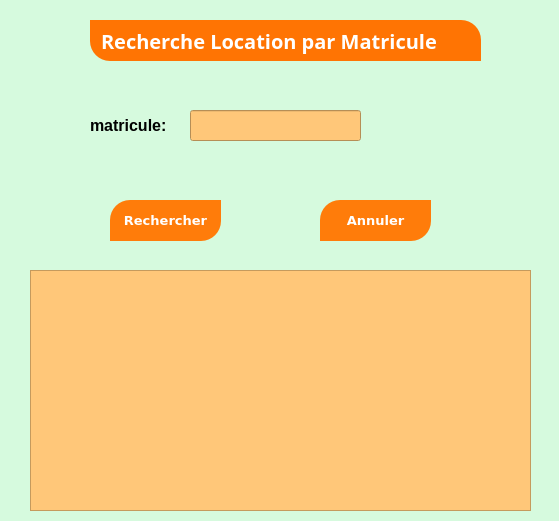
<?xml version="1.0" encoding="UTF-8"?>
<ui version="4.0">
 <class>Form</class>
 <widget class="QWidget" name="Form">
  <property name="geometry">
   <rect>
    <x>0</x>
    <y>0</y>
    <width>559</width>
    <height>521</height>
   </rect>
  </property>
  <property name="windowTitle">
   <string>Form</string>
  </property>
  <property name="styleSheet">
   <string notr="true">background-color: rgb(214, 250, 222);</string>
  </property>
  <widget class="QLabel" name="label_2">
   <property name="geometry">
    <rect>
     <x>90</x>
     <y>115</y>
     <width>91</width>
     <height>21</height>
    </rect>
   </property>
   <property name="font">
    <font>
     <pointsize>12</pointsize>
     <weight>75</weight>
     <bold>true</bold>
    </font>
   </property>
   <property name="text">
    <string>matricule:</string>
   </property>
  </widget>
  <widget class="QLabel" name="label">
   <property name="geometry">
    <rect>
     <x>90</x>
     <y>20</y>
     <width>391</width>
     <height>41</height>
    </rect>
   </property>
   <property name="font">
    <font>
     <family>Montserrat</family>
     <pointsize>15</pointsize>
     <weight>75</weight>
     <bold>true</bold>
    </font>
   </property>
   <property name="styleSheet">
    <string notr="true">color:white;
background-color: rgb(255, 116, 3);
text-align:center;
padding:5px;
border-top-right-radius: 20px;
border-bottom-left-radius: 20px;</string>
   </property>
   <property name="text">
    <string>Recherche Location par Matricule</string>
   </property>
  </widget>
  <widget class="QLineEdit" name="lineEdit">
   <property name="geometry">
    <rect>
     <x>190</x>
     <y>110</y>
     <width>171</width>
     <height>31</height>
    </rect>
   </property>
   <property name="font">
    <font>
     <pointsize>10</pointsize>
    </font>
   </property>
   <property name="styleSheet">
    <string notr="true">background-color: rgb(255, 199, 121);</string>
   </property>
  </widget>
  <widget class="QPushButton" name="pushButton">
   <property name="geometry">
    <rect>
     <x>110</x>
     <y>200</y>
     <width>111</width>
     <height>41</height>
    </rect>
   </property>
   <property name="font">
    <font>
     <family>Verdana</family>
     <pointsize>10</pointsize>
     <weight>75</weight>
     <bold>true</bold>
    </font>
   </property>
   <property name="styleSheet">
    <string notr="true">
color:white;
background-color: rgb(255, 124, 10);

padding:5px;
border-top-left-radius: 20px;
border-bottom-right-radius: 20px;</string>
   </property>
   <property name="text">
    <string>Rechercher</string>
   </property>
  </widget>
  <widget class="QPushButton" name="pushButton_2">
   <property name="geometry">
    <rect>
     <x>320</x>
     <y>200</y>
     <width>111</width>
     <height>41</height>
    </rect>
   </property>
   <property name="font">
    <font>
     <family>Verdana</family>
     <pointsize>10</pointsize>
     <weight>75</weight>
     <bold>true</bold>
    </font>
   </property>
   <property name="styleSheet">
    <string notr="true">
color:white;
background-color: rgb(255, 124, 10);

padding:5px;
border-top-left-radius: 20px;
border-bottom-right-radius: 20px;</string>
   </property>
   <property name="text">
    <string>Annuler</string>
   </property>
  </widget>
  <widget class="QLabel" name="label_4">
   <property name="geometry">
    <rect>
     <x>460</x>
     <y>70</y>
     <width>71</width>
     <height>61</height>
    </rect>
   </property>
   <property name="styleSheet">
    <string notr="true">image: url(:/newPrefix/reche.jpg);</string>
   </property>
   <property name="text">
    <string/>
   </property>
  </widget>
  <widget class="QTextEdit" name="textEdit">
   <property name="geometry">
    <rect>
     <x>30</x>
     <y>270</y>
     <width>501</width>
     <height>241</height>
    </rect>
   </property>
   <property name="styleSheet">
    <string notr="true">background-color: rgb(255, 199, 121);</string>
   </property>
  </widget>
 </widget>
 <resources>
  <include location="bb.qrc"/>
 </resources>
 <connections/>
</ui>
